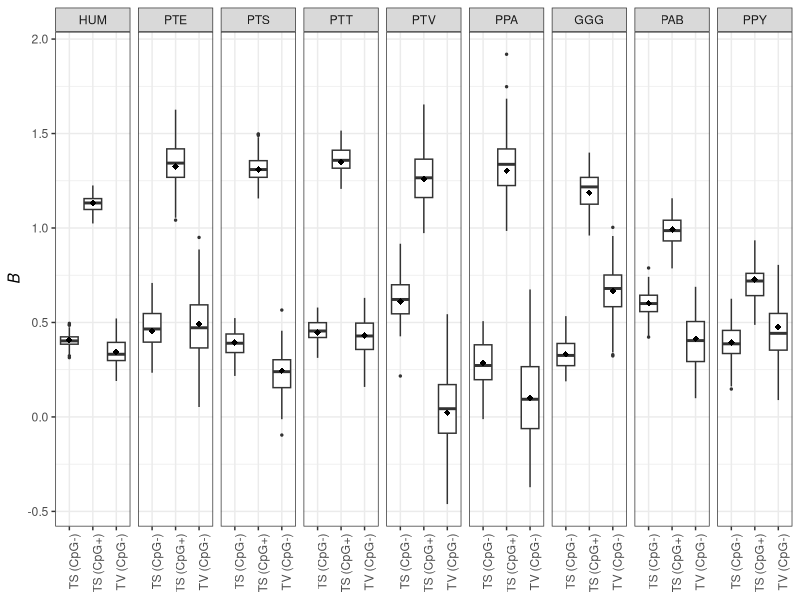

Reproduce this figure in R.
# load libraries and data
library(ggplot2)

data_12 <- read.table("data_12.txt", header=TRUE, sep = "\t")
data_12$sp <- factor(data_12$sp, levels = c("HUM","PTE", "PTS", "PTT", "PTV", "PPA", "GGG", "PAB", "PPY"))

# plot Figure 7
p1 <- ggplot(subset(data_12, mType!="TV (CpG+)"), aes(x=mType, y=B)) +
  geom_boxplot(outlier.size = 0.5,shape=21) + 
  facet_wrap(.~sp, ncol = 9, nrow = 1) +
  theme_bw() + 
  theme(legend.position = "none", axis.title.x = element_blank(), axis.text.x = element_text(angle = 90, hjust = 1)) +
  ylab(expression(italic(B)))+ geom_point(aes(x=mType,y=B_full), shape=18, size = 2)
p1
